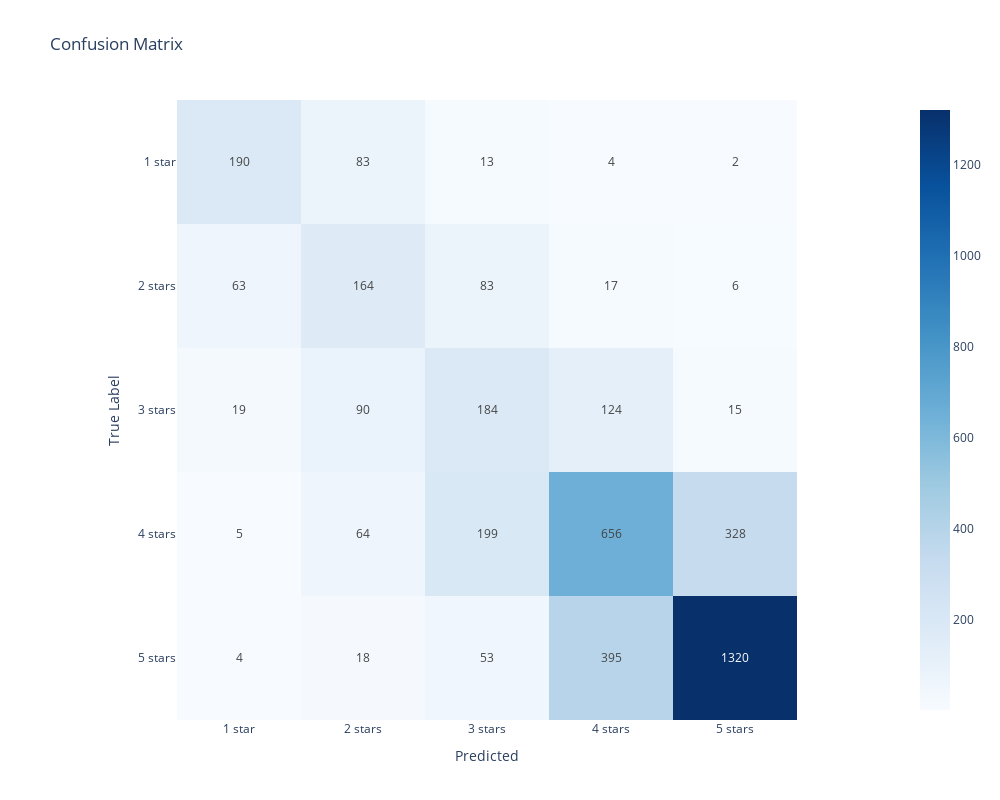

The notebook cell saved with this chart:
### Markdown cell above
## Model with SVM and TD-IDF

### Code cell
# instantiate the Model class with text and labels (X and y), a logistic regression model and a tfidf vectorizer
from sklearn.svm import SVC

model_clf = Model(X, y, SVC(class_weight='balanced', kernel = 'linear', random_state = 0), TfidfVectorizer(preprocessor=preprocess_text), random_seed=42, test_size=0.2)

# fit the model
model_clf.fit()

# predict and generate classification report
model_clf.report(class_labels)

### Figure 1 — Plotly figure (JSON) as saved in the notebook; plotly's stock layout.template omitted (floating-point values rounded to 4 significant figures)
{"data": [{"coloraxis": "coloraxis", "hovertemplate": "Predicted: %{x}<br>True Label: %{y}<br>color: %{z}<extra></extra>", "name": "0", "texttemplate": "%{z}", "type": "heatmap", "x": ["1 star", "2 stars", "3 stars", "4 stars", "5 stars"], "xaxis": "x", "y": ["1 star", "2 stars", "3 stars", "4 stars", "5 stars"], "yaxis": "y", "z": [[190, 83, 13, 4, 2], [63, 164, 83, 17, 6], [19, 90, 184, 124, 15], [5, 64, 199, 656, 328], [4, 18, 53, 395, 1320]]}], "layout": {"coloraxis": {"colorscale": [[0, "rgb(247,251,255)"], [0.125, "rgb(222,235,247)"], [0.25, "rgb(198,219,239)"], [0.375, "rgb(158,202,225)"], [0.5, "rgb(107,174,214)"], [0.625, "rgb(66,146,198)"], [0.75, "rgb(33,113,181)"], [0.875, "rgb(8,81,156)"], [1, "rgb(8,48,107)"]]}, "height": 800, "title": {"text": "Confusion Matrix"}, "width": 1000, "xaxis": {"anchor": "y", "constrain": "domain", "domain": [0, 1], "scaleanchor": "y", "title": {"text": "Predicted"}}, "yaxis": {"anchor": "x", "autorange": "reversed", "constrain": "domain", "domain": [0, 1], "title": {"text": "True Label"}}}}
